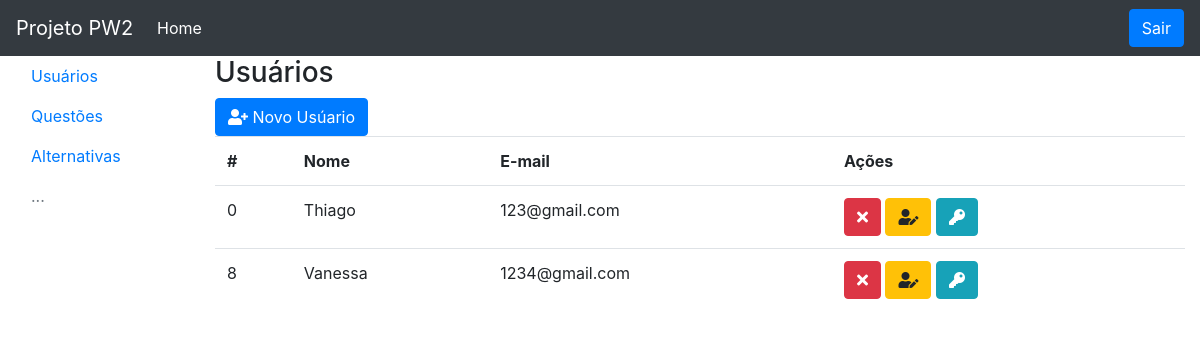
Before: /usuarios (signed in) with the older database file.
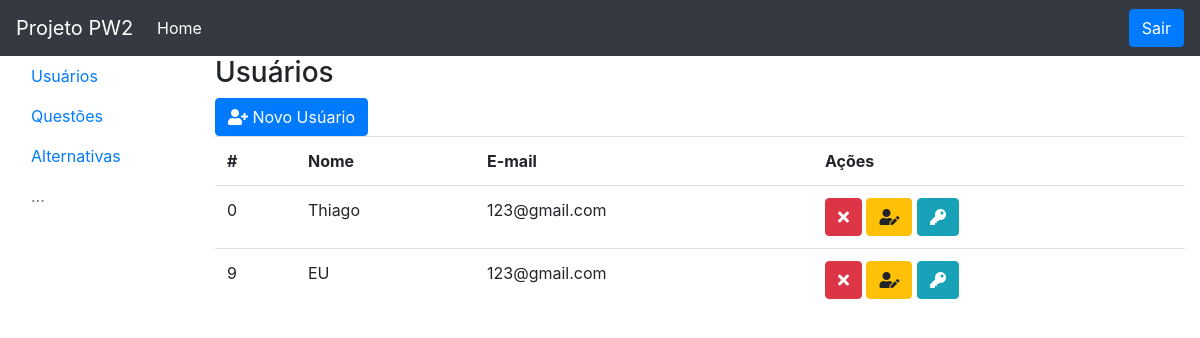
After: the same page with the newer database file.
### tables this page shows
CREATE TABLE `usuario` (
  `idUsuario` int(11) NOT NULL,
  `nome` varchar(200) NOT NULL,
  `email` varchar(200) NOT NULL,
  `senha` varchar(200) NOT NULL
);

### UsuarioDAO.php (called while the page is built, shortened)
<?php
class UsuarioDAO
{
    private $con;
    public function __construct()
    {
        $this->con = mysqli_connect(DB_SERVER, DB_USER, DB_PASS, DB_NAME);
    }
    public function buscar()
    {
        $sql = 'SELECT * FROM usuario';
        $rs = $this->con->query($sql);
        $listaDeUsuarios = array();
        while ($lista = $rs->fetch_object()) {
            $listaDeUsuarios[] = $lista;
        }
        return $listaDeUsuarios;
    }
}

### usuarios.php (the view, shortened to what this page needs)
<?php
include 'UsuarioDAO.php';
$usuarioDAO = new UsuarioDAO();
$lista = $usuarioDAO->buscar();
include 'cabecalho.php';
include 'menu.php';
?>
            <div class="col-10">
                <h3>Usuários</h3>
                <button type="button" class="btn btn-primary" data-toggle="modal" data-target="#modalnovo">
                    <i class="fas fa-user-plus"></i>
                    Novo Usúario
                </button>
                <table class="table">
                    <tr>
                        <th>#</th>
                        <th>Nome</th>
                        <th>E-mail</th>
                        <th>Ações</th>
                    </tr>
                    <?php foreach ($lista as $usuario): ?>
                    <tr>
                        <td><?= $usuario->idUsuario; ?></td>
                        <td><?= $usuario->nome; ?></td>
                        <td><?= $usuario->email; ?></td>
                        <td>
                            <a class="btn btn-danger"
                                href="UsuarioController.php?acao=apagar&id=<?= $usuario->idUsuario; ?>">
                                <i class="fas fa-times"></i>
                            </a>
                            <button type="button" class="btn btn-warning alterar-nome" data-toggle="modal"
                                data-target="#modalnome" data-id="<?= $usuario->idUsuario; ?>">
                                <i class="fas fa-user-edit"></i>
                            </button>
                            <button type="button" class="btn btn-info alterar-senha" data-toggle="modal"
                                data-target="#modalsenha" data-id="<?= $usuario->idUsuario; ?>">
                                <i class="fas fa-key"></i>
                            </button>
                        </td>
                    </tr>
                    <?php endforeach; ?>
                </table>
            </div>
        </div>
    </div>
</body>
<html>

### cabecalho.php (shortened to what this page needs)
<!DOCTYPE html>
<html>
<head>
    <link rel=" stylesheet" href="https://stackpath.bootstrapcdn.com/bootstrap/4.1.3/css/bootstrap.min.css">
    <link rel="stylesheet" type="text/css" href="css/all.min.css">
</head>
<body>
    <nav class="navbar navbar-expand-lg navbar navbar-dark bg-dark">
        <a class="navbar-brand" href="#">Projeto PW2</a>
        <div class="collapse navbar-collapse" id="conteudoNavbarSuportado">
            <ul class="navbar-nav mr-auto">
                <li class="nav-item active ">
                    <a class="nav-link" href="#">Home <span class="sr-only">(página atual)</span></a>
                </li>
            </ul>
        <div class="my-2 my-lg-0">
            <a class="btn btn-primary" href="UsuarioController.php?acao=sair" role="button">Sair</a>
        </div>
         </div>
    </nav>
    </html>

### menu.php
<?php $url = $_SERVER['PATH_INFO']; ?>
<div class="container-fluid">
        <div class="row">
            <div class="col-2">
                <ul class="nav flex-column nav-pills vertical">
                    <li class="nav-item">
                        <a class="nav-link <?= ($url == '/usuarios') ? 'active' : ''; ?>" href="/usuarios">Usuários</a>
                    </li>
                    <li class="nav-item">
                        <a class="nav-link <?= ($url == '/questoes') ? 'active' : ''; ?>" href="/questoes">Questões</a>
                    </li>
                    <li class="nav-item">
                        <a class="nav-link <?= ($url == '/alternativas') ? 'active' : ''; ?>" href=/alternativas>Alternativas</a>
                    </li>
                    <li class="nav-item">
                        <a class="nav-link disabled" href="#">...</a>
                    </li>
                </ul>
            </div>

Changed rows visible on the page:
removed usuario: idUsuario "8", nome "Vanessa", email "1234@gmail.com"
added usuario: idUsuario "9", nome "EU", email "123@gmail.com"
